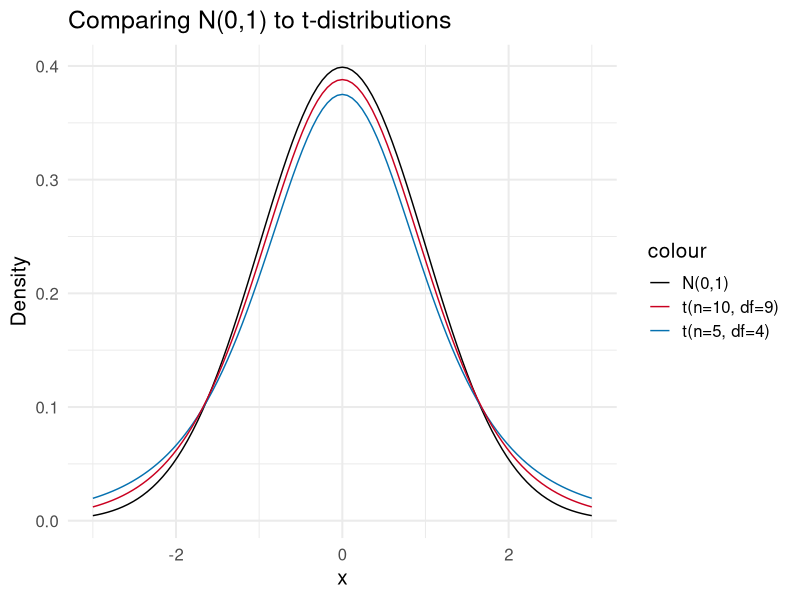
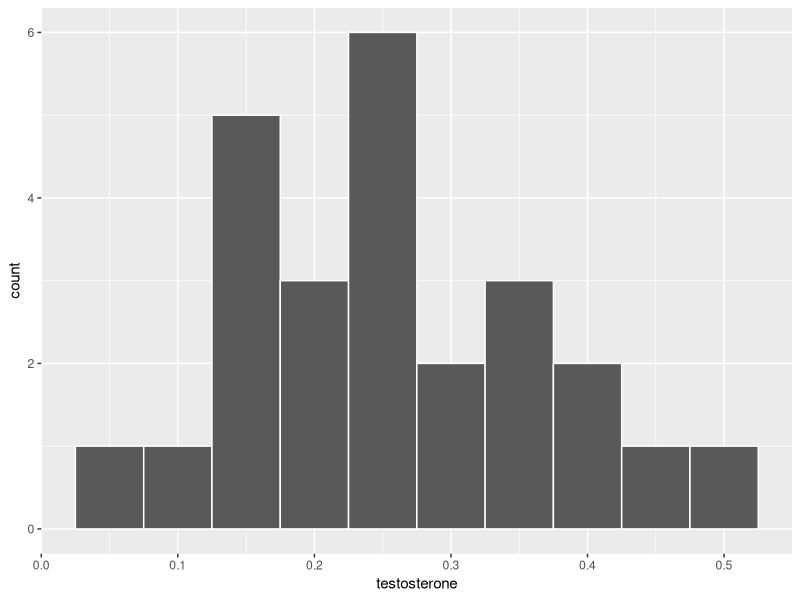
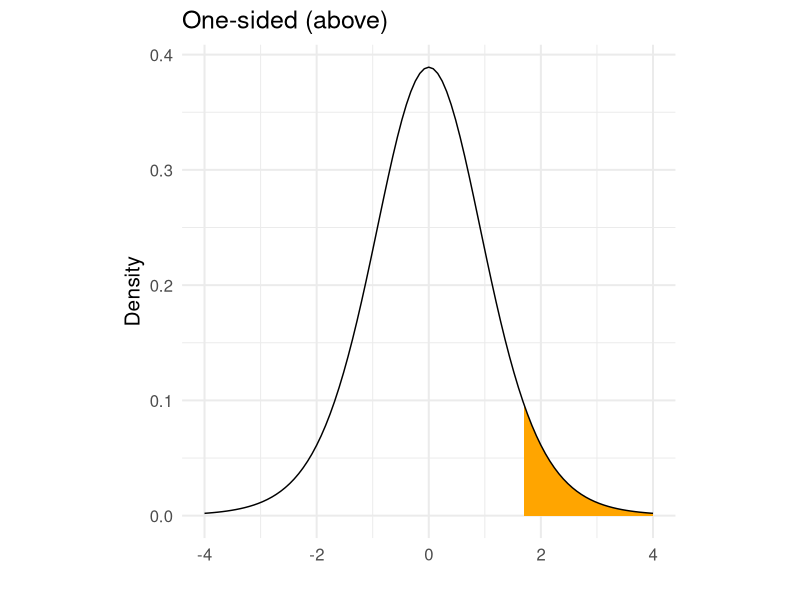
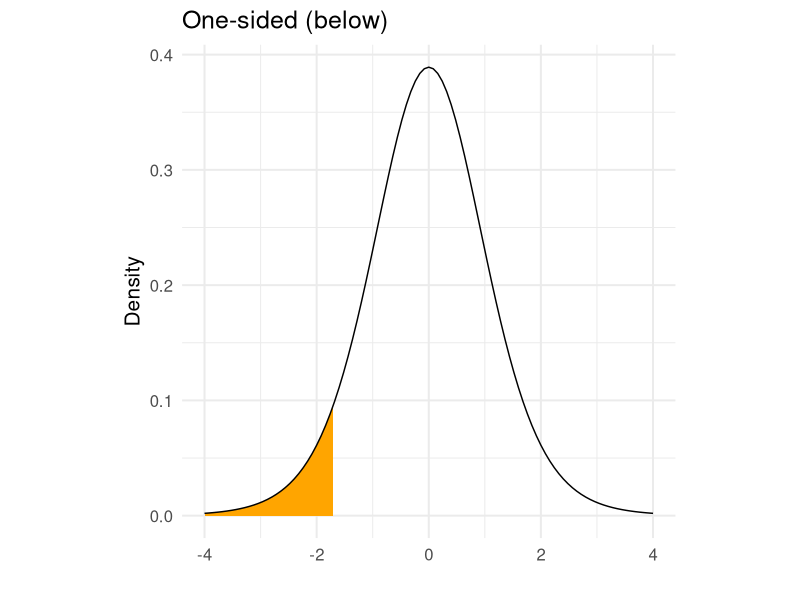
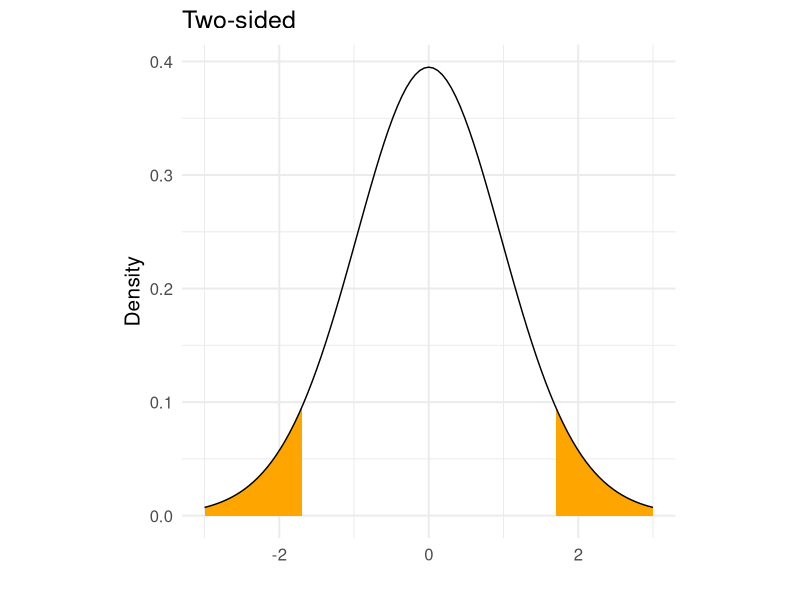
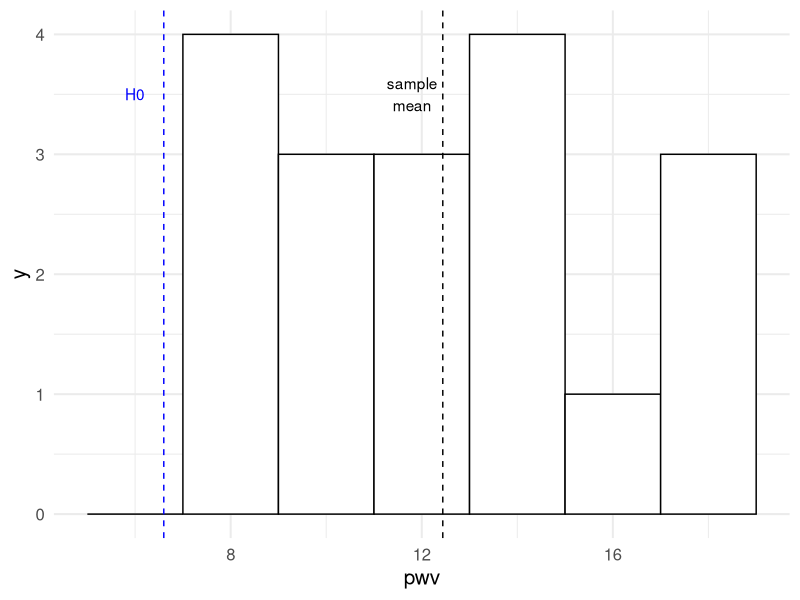

The R script that drew these images, in order:
## ---- chunk 1
library(ggplot2)
ggplot(data = data.frame(x = c(-3, 3)), aes(x)) +
  stat_function(fun = dnorm, n = 101, args = list(mean = 0, sd = 1), aes(col = "N(0,1)")) +
  theme_minimal(base_size = 15) +
  stat_function(fun = dt, n = 101, args = list(df = 4), aes(col = "t(n=5, df=4)")) +
  stat_function(fun = dt, n = 101, args = list(df = 9), aes(col = "t(n=10, df=9)")) +
  scale_color_manual(values = c("black", "#ca0020", "#0571b0")) +
  labs(y = "Density", title = "Comparing N(0,1) to t-distributions")
## ---- chunk 2
#to fill out in class
## ---- chunk 3
qt(p = 0.975, df = 99)
## ---- chunk 4
library(tidyverse)
testosterone <- c(0.30, 0.24, 0.19, 0.17, 0.18, 0.23, 0.24, 0.06, 0.15,
                  0.17, 0.18, 0.17, 0.15, 0.12, 0.25, 0.25, 0.25, 0.32, 
                  0.35, 0.37, 0.39, 0.46, 0.49, 0.42, 0.36)
dat_test <- data.frame(testosterone)

ggplot(dat_test, aes(x = testosterone)) + geom_histogram(binwidth = 0.05, col = "white")
## ---- chunk 5
dat_test %>% summarize(sample_mean = mean(testosterone), #sample mean
                       sample_sd = sd(testosterone), #sample standard dev
                       sample_size = length(testosterone), #sample size n
                       sample_se = sample_sd/sqrt(sample_size)) #standard error of mean
## ---- chunk 6
t_star <- qt(p = 0.975, df = 24)
t_star
## ---- chunk 7
dat_test %>% summarize(sample_mean = mean(testosterone),
                       sample_sd = sd(testosterone),
                       sample_size = length(testosterone),
                       sample_se = sample_sd/sqrt(sample_size),
                       margin_of_error = sample_se*t_star, 
                       lower_CI = sample_mean - margin_of_error, 
                       upper_CI = sample_mean + margin_of_error)
## ---- chunk 8
upper <- ggplot(data = data.frame(x = c(-4, 4)), aes(x)) + 
  geom_area(stat = "function", fun = dt, args = list(df=10),
            xlim = c(1.7, 4), fill = "orange") +
  stat_function(fun = dt, n = 101, args = list(df=10)) +
  theme_minimal(base_size = 15) + 
  labs(title = "One-sided (above)", y = "Density", x = "") +
  theme(aspect.ratio=1) 
upper
## ---- chunk 9
lower <- ggplot(data = data.frame(x = c(-4, 4)), aes(x)) + 
  geom_area(stat = "function", fun = dt, args = list(df=10),
            xlim = c(-4, -1.7), fill = "orange") +
  stat_function(fun = dt, n = 101, args = list(df=10)) +
  theme_minimal(base_size = 15) + 
  labs(title = "One-sided (below)", y = "Density", x = "") +
  theme(aspect.ratio=1)
lower
## ---- chunk 10
both <- ggplot(data = data.frame(x = c(-3, 3)), aes(x)) + 
  geom_area(stat = "function", fun = dt, args = list(df=25),
            xlim = c(1.7, 3), fill = "orange") +
  geom_area(stat = "function", fun = dt, args = list(df=25),
            xlim = c(-3, -1.7), fill = "orange") +
  stat_function(fun = dt, n = 101, args = list(df=25)) +
  theme_minimal(base_size = 15) + 
  labs(title = "Two-sided", y = "Density", x = "") +
  theme(aspect.ratio=1)

#library(patchwork)
both
#upper + lower + both + plot_layout() 
## ---- chunk 11
pwv <- c(18.8, 17.6, 17.5, 16.0, 14.8, 14.1, 13.7, 13.1, 12.9,
         12.9, 12.4, 10.1, 9.3,  9.1,  8.3,  8.3,  7.9,  7.2)

pwv_dat <- data.frame(pwv)
## ---- chunk 12
ggplot(pwv_dat, aes(x = pwv)) +
  theme_minimal(base_size = 15) +
  geom_histogram(binwidth = 2, fill = "white", col = "black") +
  geom_vline(xintercept = 6.6, lty = 2, col = "blue") +
  geom_text(aes(x=6, y = 3.5, label = "H0"), check_overlap = T, col = "blue") +
  geom_vline(xintercept = 12.44, lty = 2) +
  geom_text(aes(x=11.8, y = 3.5, label = "sample\nmean"), check_overlap = T) 
## ---- chunk 13
pwv_dat %>% 
  summarize(sample_mean = mean(pwv),
            sample_sd = sd(pwv),
            sample_size = length(pwv),
            sample_se = sample_sd/sqrt(sample_size),
            t_test = (sample_mean - 6.6)/sample_se, 
            p_value = 1 - pt(t_test, df = sample_size - 1))
## ---- chunk 14
t.test(x = pwv_dat %>% pull(pwv), alternative = "greater", mu = 6.6)
